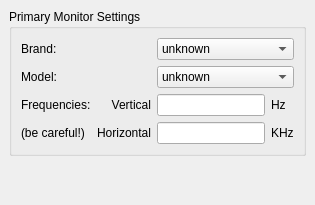
     <widget class="QWidget" name="monitorTabPage">
      <attribute name="icon">
       <iconset>
        <normaloff>../../../../../../share/icons/nuvola_platin_me/16x16/apps/background.png</normaloff>../../../../../../share/icons/nuvola_platin_me/16x16/apps/background.png</iconset>
      </attribute>
      <attribute name="title">
       <string>Monitor</string>
      </attribute>
      <attribute name="toolTip">
       <string>Monitor configs</string>
      </attribute>
      <layout class="QVBoxLayout">
       <property name="spacing">
        <number>6</number>
       </property>
       <property name="margin">
        <number>9</number>
       </property>
       <item>
        <widget class="QGroupBox" name="monitorGroupBox">
         <property name="sizePolicy">
          <sizepolicy hsizetype="MinimumExpanding" vsizetype="Minimum">
           <horstretch>0</horstretch>
           <verstretch>0</verstretch>
          </sizepolicy>
         </property>
         <property name="title">
          <string>Primary Monitor Settings</string>
         </property>
         <layout class="QGridLayout">
          <property name="margin">
           <number>9</number>
          </property>
          <property name="spacing">
           <number>6</number>
          </property>
          <item row="3" column="3">
           <widget class="QLabel" name="khzLabel">
            <property name="sizePolicy">
             <sizepolicy hsizetype="MinimumExpanding" vsizetype="Minimum">
              <horstretch>0</horstretch>
              <verstretch>0</verstretch>
             </sizepolicy>
            </property>
            <property name="toolTip">
             <string>Horizontal frequency</string>
            </property>
            <property name="text">
             <string>KHz</string>
            </property>
            <property name="wordWrap">
             <bool>false</bool>
            </property>
           </widget>
          </item>
          <item row="2" column="3">
           <widget class="QLabel" name="hzLabel">
            <property name="sizePolicy">
             <sizepolicy hsizetype="MinimumExpanding" vsizetype="Minimum">
              <horstretch>0</horstretch>
              <verstretch>0</verstretch>
             </sizepolicy>
            </property>
            <property name="toolTip">
             <string>Vertical frequency</string>
            </property>
            <property name="text">
             <string>Hz</string>
            </property>
            <property name="wordWrap">
             <bool>false</bool>
            </property>
           </widget>
          </item>
          <item row="3" column="1">
           <widget class="QLabel" name="horizLabel">
            <property name="sizePolicy">
             <sizepolicy hsizetype="MinimumExpanding" vsizetype="Minimum">
              <horstretch>0</horstretch>
              <verstretch>0</verstretch>
             </sizepolicy>
            </property>
            <property name="toolTip">
             <string>Horizontal frequency</string>
            </property>
            <property name="text">
             <string>Horizontal</string>
            </property>
            <property name="alignment">
             <set>Qt::AlignRight|Qt::AlignTrailing|Qt::AlignVCenter</set>
            </property>
            <property name="wordWrap">
             <bool>false</bool>
            </property>
           </widget>
          </item>
          <item row="2" column="1">
           <widget class="QLabel" name="vertLabel">
            <property name="sizePolicy">
             <sizepolicy hsizetype="MinimumExpanding" vsizetype="Minimum">
              <horstretch>0</horstretch>
              <verstretch>0</verstretch>
             </sizepolicy>
            </property>
            <property name="toolTip">
             <string>Vertical frequency</string>
            </property>
            <property name="text">
             <string>Vertical</string>
            </property>
            <property name="alignment">
             <set>Qt::AlignRight|Qt::AlignTrailing|Qt::AlignVCenter</set>
            </property>
            <property name="wordWrap">
             <bool>false</bool>
            </property>
           </widget>
          </item>
          <item row="3" column="2">
           <widget class="QLineEdit" name="horizEdit">
            <property name="sizePolicy">
             <sizepolicy hsizetype="MinimumExpanding" vsizetype="Minimum">
              <horstretch>0</horstretch>
              <verstretch>0</verstretch>
             </sizepolicy>
            </property>
            <property name="toolTip">
             <string>Set the horizontal frequency</string>
            </property>
            <property name="alignment">
             <set>Qt::AlignRight</set>
            </property>
           </widget>
          </item>
          <item row="2" column="2">
           <widget class="QLineEdit" name="vertEdit">
            <property name="sizePolicy">
             <sizepolicy hsizetype="MinimumExpanding" vsizetype="Minimum">
              <horstretch>0</horstretch>
              <verstretch>0</verstretch>
             </sizepolicy>
            </property>
            <property name="toolTip">
             <string>Set the vertical frequency</string>
            </property>
            <property name="alignment">
             <set>Qt::AlignRight</set>
            </property>
           </widget>
          </item>
          <item row="1" column="2" colspan="2">
           <widget class="QComboBox" name="modelCombo">
            <property name="sizePolicy">
             <sizepolicy hsizetype="MinimumExpanding" vsizetype="Minimum">
              <horstretch>0</horstretch>
              <verstretch>0</verstretch>
             </sizepolicy>
            </property>
            <property name="toolTip">
             <string>Select model of monitor</string>
            </property>
            <item>
             <property name="text">
              <string>unknown</string>
             </property>
            </item>
           </widget>
          </item>
          <item row="0" column="2" colspan="2">
           <widget class="QComboBox" name="brandCombo">
            <property name="sizePolicy">
             <sizepolicy hsizetype="MinimumExpanding" vsizetype="Minimum">
              <horstretch>0</horstretch>
              <verstretch>0</verstretch>
             </sizepolicy>
            </property>
            <property name="toolTip">
             <string>Select brand of monitor</string>
            </property>
            <item>
             <property name="text">
              <string>unknown</string>
             </property>
            </item>
            <item>
             <property name="text">
              <string>Acer</string>
             </property>
            </item>
            <item>
             <property name="text">
              <string>Action Systems</string>
             </property>
            </item>
            <item>
             <property name="text">
              <string>ADI</string>
             </property>
            </item>
            <item>
             <property name="text">
              <string>Amptron</string>
             </property>
            </item>
            <item>
             <property name="text">
              <string>AOC</string>
             </property>
            </item>
            <item>
             <property name="text">
              <string>Apple</string>
             </property>
            </item>
            <item>
             <property name="text">
              <string>AST</string>
             </property>
            </item>
            <item>
             <property name="text">
              <string>AT&amp;T</string>
             </property>
            </item>
            <item>
             <property name="text">
              <string>Belinea</string>
             </property>
            </item>
            <item>
             <property name="text">
              <string>BenQ</string>
             </property>
            </item>
            <item>
             <property name="text">
              <string>Compal</string>
             </property>
            </item>
            <item>
             <property name="text">
              <string>Compaq</string>
             </property>
            </item>
            <item>
             <property name="text">
              <string>Conrac</string>
             </property>
            </item>
            <item>
             <property name="text">
              <string>Cordata</string>
             </property>
            </item>
            <item>
             <property name="text">
              <string>Cornerstone</string>
             </property>
            </item>
            <item>
             <property name="text">
              <string>CTX</string>
             </property>
            </item>
            <item>
             <property name="text">
              <string>Daewoo</string>
             </property>
            </item>
            <item>
             <property name="text">
              <string>Daytek</string>
             </property>
            </item>
            <item>
             <property name="text">
              <string>Dell</string>
             </property>
            </item>
            <item>
             <property name="text">
              <string>Delta</string>
             </property>
            </item>
            <item>
             <property name="text">
              <string>Digital</string>
             </property>
            </item>
            <item>
             <property name="text">
              <string>Eizo</string>
             </property>
            </item>
            <item>
             <property name="text">
              <string>Elitegroup</string>
             </property>
            </item>
            <item>
             <property name="text">
              <string>Epson</string>
             </property>
            </item>
            <item>
             <property name="text">
              <string>Fujitsu</string>
             </property>
            </item>
            <item>
             <property name="text">
              <string>Gateway</string>
             </property>
            </item>
            <item>
             <property name="text">
              <string>Generic LCD</string>
             </property>
            </item>
            <item>
             <property name="text">
              <string>Generic CRT</string>
             </property>
            </item>
            <item>
             <property name="text">
              <string>Goldstar</string>
             </property>
            </item>
            <item>
             <property name="text">
              <string>GoldStar</string>
             </property>
            </item>
            <item>
             <property name="text">
              <string>Hansol</string>
             </property>
            </item>
            <item>
             <property name="text">
              <string>Hewlett-Packard</string>
             </property>
            </item>
            <item>
             <property name="text">
              <string>Hitachi</string>
             </property>
            </item>
            <item>
             <property name="text">
              <string>Hyundai</string>
             </property>
            </item>
            <item>
             <property name="text">
              <string>IBM</string>
             </property>
            </item>
            <item>
             <property name="text">
              <string>ICL</string>
             </property>
            </item>
            <item>
             <property name="text">
              <string>Iiyama</string>
             </property>
            </item>
            <item>
             <property name="text">
              <string>Ikegami</string>
             </property>
            </item>
            <item>
             <property name="text">
              <string>Impression</string>
             </property>
            </item>
            <item>
             <property name="text">
              <string>KFC</string>
             </property>
            </item>
            <item>
             <property name="text">
              <string>KDS</string>
             </property>
            </item>
            <item>
             <property name="text">
              <string>LG</string>
             </property>
            </item>
            <item>
             <property name="text">
              <string>Lite-On</string>
             </property>
            </item>
            <item>
             <property name="text">
              <string>Logitec</string>
             </property>
            </item>
            <item>
             <property name="text">
              <string>Magnavox</string>
             </property>
            </item>
            <item>
             <property name="text">
              <string>MAG</string>
             </property>
            </item>
            <item>
             <property name="text">
              <string>Maxdata</string>
             </property>
            </item>
            <item>
             <property name="text">
              <string>Microvitec</string>
             </property>
            </item>
            <item>
             <property name="text">
              <string>Miro</string>
             </property>
            </item>
            <item>
             <property name="text">
              <string>MiTAC</string>
             </property>
            </item>
            <item>
             <property name="text">
              <string>Mitsubishi</string>
             </property>
            </item>
            <item>
             <property name="text">
              <string>Monitronix</string>
             </property>
            </item>
            <item>
             <property name="text">
              <string>Nanao</string>
             </property>
            </item>
            <item>
             <property name="text">
              <string>NEC</string>
             </property>
            </item>
            <item>
             <property name="text">
              <string>Nissei Sangyo</string>
             </property>
            </item>
            <item>
             <property name="text">
              <string>Nokia</string>
             </property>
            </item>
            <item>
             <property name="text">
              <string>Olivetti</string>
             </property>
            </item>
            <item>
             <property name="text">
              <string>Optiquest</string>
             </property>
            </item>
            <item>
             <property name="text">
              <string>Packard Bell</string>
             </property>
            </item>
            <item>
             <property name="text">
              <string>Panasonic</string>
             </property>
            </item>
            <item>
             <property name="text">
              <string>Philips</string>
             </property>
            </item>
            <item>
             <property name="text">
              <string>PLB</string>
             </property>
            </item>
            <item>
             <property name="text">
              <string>Princeton</string>
             </property>
            </item>
            <item>
             <property name="text">
              <string>Proview</string>
             </property>
            </item>
            <item>
             <property name="text">
              <string>Radius</string>
             </property>
            </item>
            <item>
             <property name="text">
              <string>RasterOps</string>
             </property>
            </item>
            <item>
             <property name="text">
              <string>Relisys</string>
             </property>
            </item>
            <item>
             <property name="text">
              <string>Royal</string>
             </property>
            </item>
            <item>
             <property name="text">
              <string>Sampo</string>
             </property>
            </item>
            <item>
             <property name="text">
              <string>Samsung</string>
             </property>
            </item>
            <item>
             <property name="text">
              <string>Samtron</string>
             </property>
            </item>
            <item>
             <property name="text">
              <string>Seiko</string>
             </property>
            </item>
            <item>
             <property name="text">
              <string>SGI</string>
             </property>
            </item>
            <item>
             <property name="text">
              <string>Siemens</string>
             </property>
            </item>
            <item>
             <property name="text">
              <string>Smile</string>
             </property>
            </item>
            <item>
             <property name="text">
              <string>Sony</string>
             </property>
            </item>
            <item>
             <property name="text">
              <string>Sun</string>
             </property>
            </item>
            <item>
             <property name="text">
              <string>Targa</string>
             </property>
            </item>
            <item>
             <property name="text">
              <string>Tatung</string>
             </property>
            </item>
            <item>
             <property name="text">
              <string>Taxan</string>
             </property>
            </item>
            <item>
             <property name="text">
              <string>TECO</string>
             </property>
            </item>
            <item>
             <property name="text">
              <string>Toshiba</string>
             </property>
            </item>
            <item>
             <property name="text">
              <string>TTX</string>
             </property>
            </item>
            <item>
             <property name="text">
              <string>TVM</string>
             </property>
            </item>
            <item>
             <property name="text">
              <string>Unisys</string>
             </property>
            </item>
            <item>
             <property name="text">
              <string>ViewSonic</string>
             </property>
            </item>
            <item>
             <property name="text">
              <string>Zenith</string>
             </property>
            </item>
           </widget>
          </item>
          <item row="3" column="0">
           <widget class="QLabel" name="dangerLabel">
            <property name="sizePolicy">
             <sizepolicy hsizetype="MinimumExpanding" vsizetype="Minimum">
              <horstretch>0</horstretch>
              <verstretch>0</verstretch>
             </sizepolicy>
            </property>
            <property name="font">
             <font/>
            </property>
            <property name="toolTip">
             <string>Wrong settings can damage the monitor</string>
            </property>
            <property name="text">
             <string>(be careful!)</string>
            </property>
            <property name="wordWrap">
             <bool>false</bool>
            </property>
           </widget>
          </item>
          <item row="2" column="0">
           <widget class="QLabel" name="freqLabel">
            <property name="sizePolicy">
             <sizepolicy hsizetype="MinimumExpanding" vsizetype="Minimum">
              <horstretch>0</horstretch>
              <verstretch>0</verstretch>
             </sizepolicy>
            </property>
            <property name="font">
             <font/>
            </property>
            <property name="toolTip">
             <string>Monitor frequencies</string>
            </property>
            <property name="text">
             <string>Frequencies:</string>
            </property>
            <property name="wordWrap">
             <bool>false</bool>
            </property>
           </widget>
          </item>
          <item row="1" column="0" colspan="2">
           <widget class="QLabel" name="modelLabel">
            <property name="sizePolicy">
             <sizepolicy hsizetype="MinimumExpanding" vsizetype="Minimum">
              <horstretch>0</horstretch>
              <verstretch>0</verstretch>
             </sizepolicy>
            </property>
            <property name="font">
             <font/>
            </property>
            <property name="toolTip">
             <string>Model of monitor</string>
            </property>
            <property name="text">
             <string>Model:</string>
            </property>
            <property name="wordWrap">
             <bool>false</bool>
            </property>
           </widget>
          </item>
          <item row="0" column="0" colspan="2">
           <widget class="QLabel" name="brandLabel">
            <property name="sizePolicy">
             <sizepolicy hsizetype="MinimumExpanding" vsizetype="Minimum">
              <horstretch>0</horstretch>
              <verstretch>0</verstretch>
             </sizepolicy>
            </property>
            <property name="font">
             <font/>
            </property>
            <property name="toolTip">
             <string>Brand of monitor</string>
            </property>
            <property name="text">
             <string>Brand:</string>
            </property>
            <property name="wordWrap">
             <bool>false</bool>
            </property>
           </widget>
          </item>
         </layout>
        </widget>
       </item>
       <item>
        <spacer>
         <property name="orientation">
          <enum>Qt::Vertical</enum>
         </property>
         <property name="sizeHint" stdset="0">
          <size>
           <width>20</width>
           <height>40</height>
          </size>
         </property>
        </spacer>
       </item>
      </layout>
     </widget>
